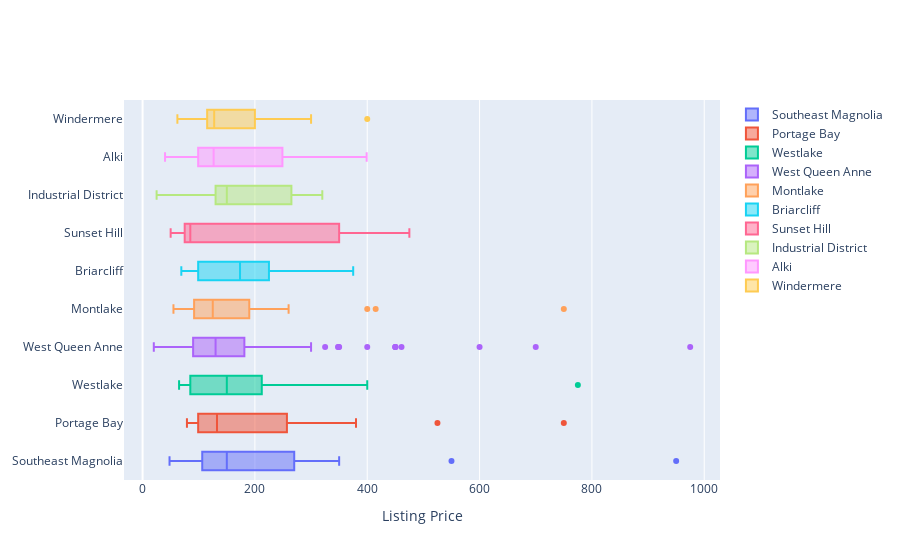

Notebook source saved alongside this figure:
### Code cell
# Distribution of Price by Neighbourhood
boxplot = []

for neighbourhood in top_10:
    trace = go.Box(x = df.loc[df_listings['neighbourhood_cleansed'] == neighbourhood].price.tolist(), name = neighbourhood)
    boxplot.append(trace)

box_layout = go.Layout(xaxis = dict(title='Listing Price'))
box_fig = go.Figure(data=box_data, layout=box_layout)

box_fig.show()

### Figure 1 — Plotly figure (JSON) as saved in the notebook; plotly's stock layout.template omitted (floating-point values rounded to 4 significant figures)
{"data": [{"name": "Southeast Magnolia", "type": "box", "x": [550, 75, 95, 150, 110, 228, 110, 950, 225, 125, 68, 250, 150, 48, 330, 125, 350]}, {"name": "Portage Bay", "type": "box", "x": [120, 525, 99, 90, 750, 250, 125, 380, 130, 135, 257, 90, 160, 79]}, {"name": "Westlake", "type": "box", "x": [85, 190, 65, 250, 69, 400, 150, 200, 141, 85, 775, 195, 249, 95, 122, 170, 65]}, {"name": "West Queen Anne", "type": "box", "x": [85, 150, 975, 100, 450, 120, 80, 60, 90, 150, 95, 99, 245, 165, 461, 109, 66, 99, 200, 700, 110, 99, 450, 75, 600, 450, 150, 45, 300, 80, 175, 325, 175, 222, 159, 125, 348, 45, 150, 80, 110, 148, 350, 150, 150, 100, 349, 110, 160, 130, 99, 100, 137, 20, 150, 145, 80, 95, 400, 85, 70, 90, 80, 60, 175]}, {"name": "Montlake", "type": "box", "x": [125, 415, 129, 130, 55, 160, 55, 115, 260, 110, 750, 55, 89, 200, 85, 400, 100, 125, 115]}, {"name": "Briarcliff", "type": "box", "x": [175, 88, 100, 225, 200, 250, 95, 172, 99, 99, 175, 350, 69, 375]}, {"name": "Sunset Hill", "type": "box", "x": [77, 80, 75, 75, 55, 70, 85, 85, 350, 92, 200, 50, 150, 475, 375, 450, 75, 350]}, {"name": "Industrial District", "type": "box", "x": [150, 25, 265, 320, 150, 130]}, {"name": "Alki", "type": "box", "x": [240, 100, 100, 119, 219, 249, 265, 124, 100, 250, 40, 100, 99, 135, 90, 90, 269, 325, 350, 95, 120, 79, 130, 129, 399, 350, 42, 95, 109, 225, 235, 85, 150, 218, 120, 225, 350, 250, 100, 79, 300, 59]}, {"name": "Windermere", "type": "box", "x": [130, 125, 300, 200, 400, 165, 117, 85, 115, 62]}], "layout": {"xaxis": {"title": {"text": "Listing Price"}}}}
